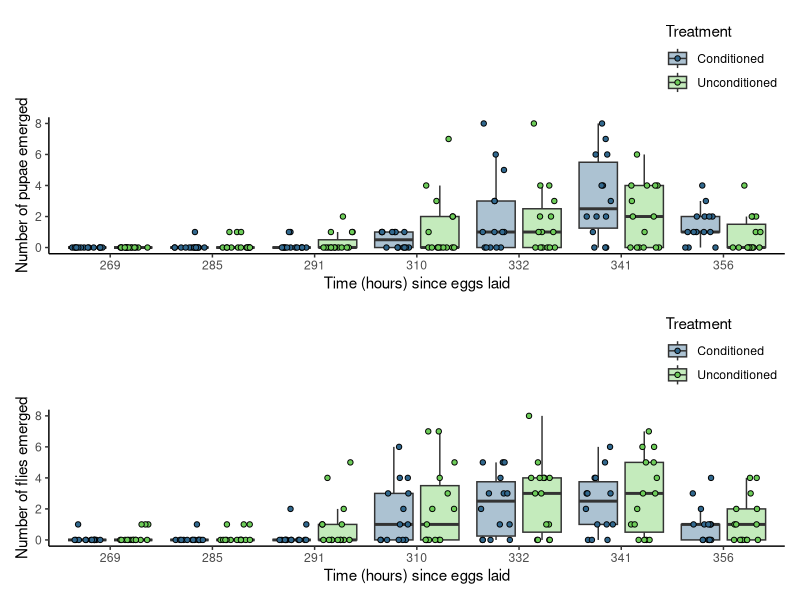

Here is the R script that generated this plot:
## Packages
library(tidyverse)
library(ggplot2)
library(readxl)
library(viridis)
library(patchwork)


## Choosing colours from viridis to use: 
viridis_colors <- viridis(10)

################################################ PUPAE ANALYSIS ####


## Reading pupae data in
fly_fitness <- read_excel("data/fitness_development/MFE_flies.xlsx")

#### better arranging data

## Separating the data into female and male columns 
fly_fitness_tidy <- tidyr::pivot_longer(data = fly_fitness ,
                                        cols = c( females, males),
                                        names_to = "sex",
                                        values_to = "count") 



females_data <- subset(fly_fitness, select = c(time_hours, females, treatment))


## Boxplot ##
female_boxplot_2 <- ggplot(females_data, aes(x = factor(time_hours), y = females, fill = treatment)) +
  geom_boxplot(outlier.shape = NA, alpha = .4, position = position_dodge(width = 0.9)) +
  geom_point(aes(fill = treatment),
             size = 1.5, shape = 21,
             position = position_jitterdodge(jitter.width = 0.3, dodge.width = 0.9)) +
  scale_fill_manual(values = viridis_colors[c(4, 8)], labels = c("Conditioned", "Unconditioned")) +
  scale_x_discrete(labels = unique(females_data$time_hours)) +
  theme_classic() +
  theme(legend.position = "top",
        legend.justification = "right",
        legend.direction = "vertical",
        strip.placement = "outside", 
        strip.background = element_blank(),  
        strip.text = element_blank()) +
  labs(x = "Time (hours) since eggs laid", 
       y = "Number of pupae emerged",
       fill = "Treatment")


males_data <- subset(fly_fitness, select = c(time_hours, males, treatment))

## Boxplot ##
male_boxplot_2 <- ggplot(males_data, aes(x = factor(time_hours), y = males, fill = treatment)) +
  geom_boxplot(outlier.shape = NA, alpha = .4, position = position_dodge(width = 0.9)) +
  geom_point(aes(fill = treatment),
             size = 1.5, shape = 21,
             position = position_jitterdodge(jitter.width = 0.3, dodge.width = 0.9)) +
  scale_fill_manual(values = viridis_colors[c(4, 8)], labels = c("Conditioned", "Unconditioned")) +
  scale_x_discrete(labels = unique(males_data$time_hours)) +
  theme_classic() +
  theme(legend.position = "top",
        legend.justification = "right",
        legend.direction = "vertical",
        strip.placement = "outside", 
        strip.background = element_blank(),  
        strip.text = element_blank()) +
  labs(x = "Time (hours) since eggs laid", 
       y = "Number of flies emerged",
       fill = "Treatment")




female_boxplot_2 / 
  male_boxplot_2



#### Pupae data check. 
fly_fitness <- as.data.frame(fly_fitness)

total_flies <- fly_fitness %>% 
  group_by(treatment, vial) %>% 
  summarise(total_flies = sum(males, females, na.rm = TRUE))


total_flies <- as.data.frame(total_flies)
